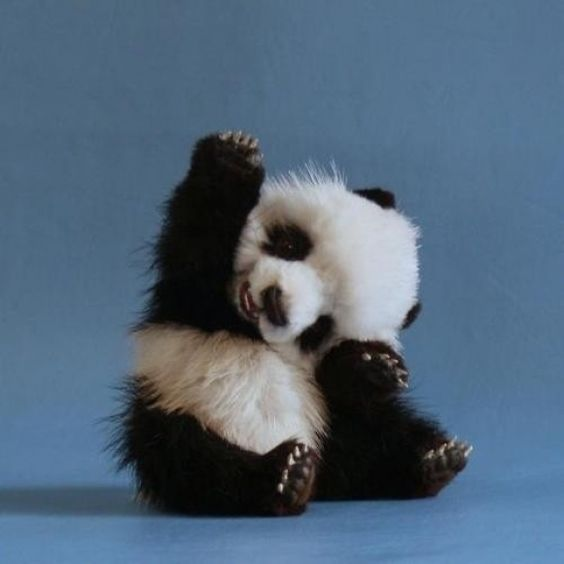
#> input picture PandaUcul.jpg, 564 x 564 px
$ python Fourier.py
#> lines starting #> are read from the running program, lines starting #| are printed output that depends on the picture
import numpy as np
import cv2
from matplotlib import pyplot as plt

img = cv2.imread('PandaUcul.jpg',0)
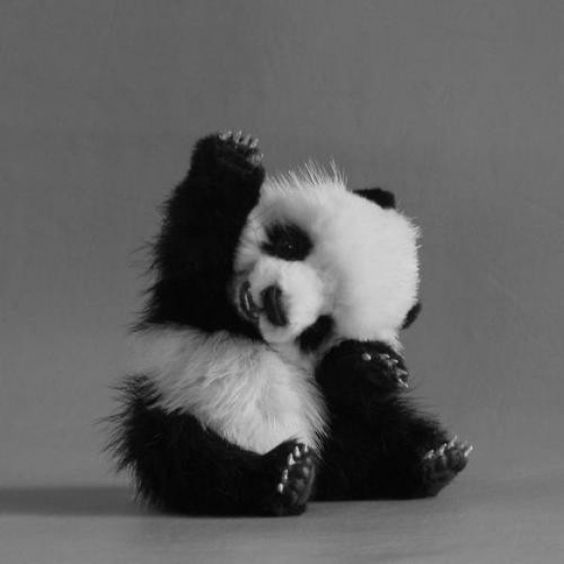
#> img: shape (564, 564); min 0, max 216, mean 97.4

dft = cv2.dft(np.float32(img),flags = cv2.DFT_COMPLEX_OUTPUT)
dft_shift = np.fft.fftshift(dft)

magnitude_spectrum = 20*np.log(cv2.magnitude(dft_shift[:,:,0],dft_shift[:,:,1]))
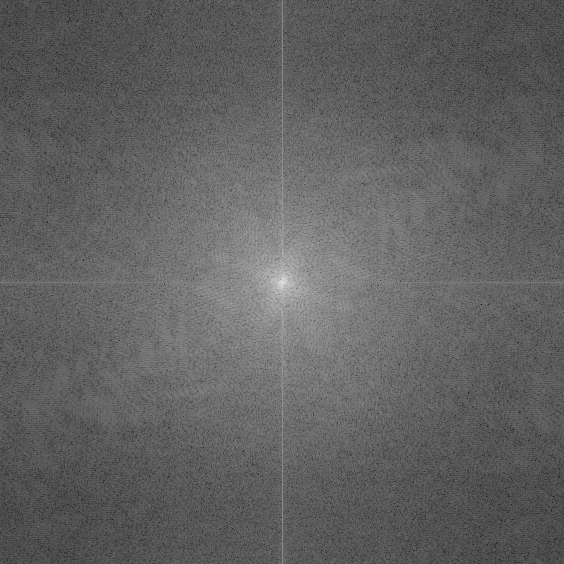
#> magnitude_spectrum: shape (564, 564) float32; min -3.47, max 345, mean 130; drawn with min black and max white

plt.subplot(121),plt.imshow(img, cmap = 'gray')
plt.title('Input Image'), plt.xticks([]), plt.yticks([])
plt.subplot(122),plt.imshow(magnitude_spectrum, cmap = 'gray')
plt.title('Magnitude Spectrum'), plt.xticks([]), plt.yticks([])
plt.show()
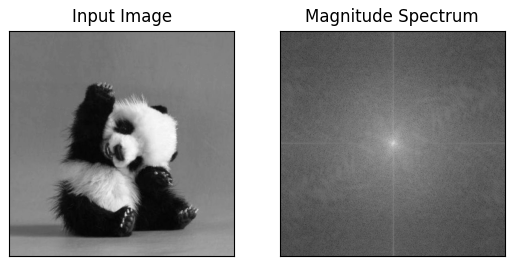
#> figure drawn by matplotlib, 2 panels
